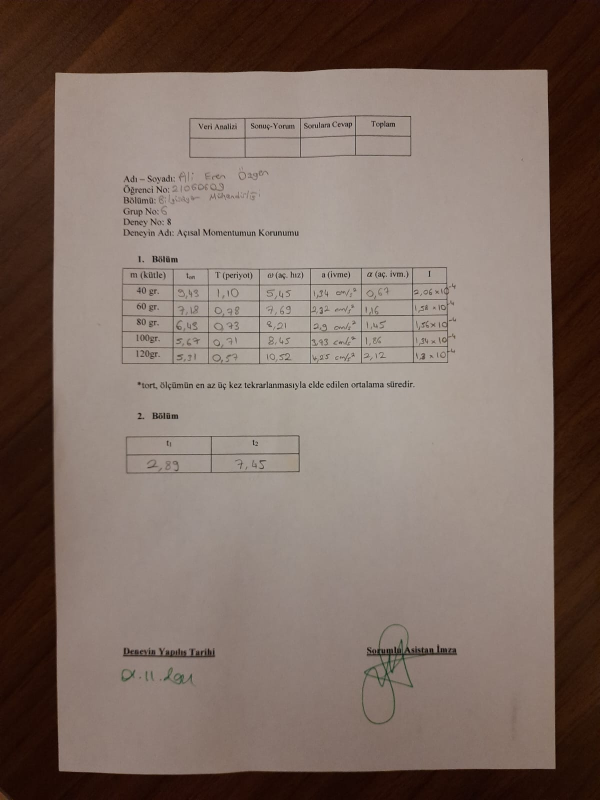
#> input picture input/evrak3.jpg, 1200 x 1600 px (shown at 1/2 size); its folder holds only this picture in this run
$ python step3_perspective.py
#> lines starting #> are read from the running program, lines starting #| are printed output that depends on the picture; after the words box and inside, x2 and y2 are one past the last pixel; in counts of white or black regions, pixels touching at a corner belong together
"""
İŞLEM 3: Perspektif Düzeltme
Evrakta oluşan sağ-sol ve alt-üst köşe noktaları (ya da sınır çizgileri) belirlenecek.
Herhangi bir trapezoid (yamuk) şekil varsa düzeltilecek.
"""

import cv2
import numpy as np
import matplotlib.pyplot as plt
from pathlib import Path

def find_document_contour(image):
    """Belge konturunu daha hassas şekilde bul"""
    print("🔍 Belge konturu aranıyor...")

    # 1. Gri tonlamaya çevir
    gray = cv2.cvtColor(image, cv2.COLOR_BGR2GRAY)

    # 2. Gaussian blur
    blurred = cv2.GaussianBlur(gray, (5, 5), 0)

    # 3. Adaptive threshold (daha iyi kenar tespiti için)
    binary = cv2.adaptiveThreshold(blurred, 255, cv2.ADAPTIVE_THRESH_GAUSSIAN_C,
                                  cv2.THRESH_BINARY, 11, 2)

    # 4. Morfolojik işlemler
    kernel = np.ones((3, 3), np.uint8)
    binary = cv2.morphologyEx(binary, cv2.MORPH_CLOSE, kernel)
    binary = cv2.morphologyEx(binary, cv2.MORPH_OPEN, kernel)

    # 5. Kenar tespiti
    edges = cv2.Canny(binary, 50, 150, apertureSize=3)

    # 6. Kenarları güçlendir
    kernel = np.ones((3, 3), np.uint8)
    edges = cv2.dilate(edges, kernel, iterations=1)

    # 7. Konturları bul
    contours, _ = cv2.findContours(edges, cv2.RETR_EXTERNAL, cv2.CHAIN_APPROX_SIMPLE)

    if not contours:
        print("⚠️ Hiç kontur bulunamadı!")
        return None, edges

    # 8. Konturları filtrele (alan ve şekil kriterlerine göre)
    image_area = image.shape[0] * image.shape[1]
    valid_contours = []

    for contour in contours:
        area = cv2.contourArea(contour)
        # Kontur alanı görüntünün %10'undan büyük ve %90'ından küçük olmalı
        if image_area * 0.1 < area < image_area * 0.9:
            # Konturun dikdörtgen benzeri olup olmadığını kontrol et
            epsilon = 0.02 * cv2.arcLength(contour, True)
            approx = cv2.approxPolyDP(contour, epsilon, True)

            # 4-8 köşeli şekilleri kabul et
            if 4 <= len(approx) <= 8:
                valid_contours.append((contour, area))

    if not valid_contours:
        print("⚠️ Geçerli belge konturu bulunamadı!")
        # En büyük konturu al
        largest_contour = max(contours, key=cv2.contourArea)
        return largest_contour, edges

    # En büyük geçerli konturu seç
    document_contour = max(valid_contours, key=lambda x: x[1])[0]

    print(f"✓ Belge konturu bulundu (Alan: {cv2.contourArea(document_contour):.0f} piksel)")

    return document_contour, edges

def refine_corner_points(image, corners):
    """Köşe noktalarını hassas şekilde iyileştir"""
    print("🔍 Köşe noktaları hassas şekilde iyileştiriliyor...")

    # Gri tonlamaya çevir
    gray = cv2.cvtColor(image, cv2.COLOR_BGR2GRAY)

    # Köşe noktalarını iyileştir
    refined_corners = []

    for corner in corners:
        # Köşe etrafında küçük bir bölge al
        x, y = corner.astype(int)
        window_size = 11  # Pencere boyutu
        half_size = window_size // 2

        # Görüntü sınırlarını kontrol et
        x_min = max(0, x - half_size)
        y_min = max(0, y - half_size)
        x_max = min(gray.shape[1], x + half_size + 1)
        y_max = min(gray.shape[0], y + half_size + 1)

        # Bölgeyi al
        window = gray[y_min:y_max, x_min:x_max]

        if window.size == 0:
            # Pencere boşsa, orijinal köşeyi kullan
            refined_corners.append(corner)
            continue

        # Harris köşe tespiti
        window_float = np.float32(window)
        dst = cv2.cornerHarris(window_float, 2, 3, 0.04)

        # Eşik değeri
        threshold = 0.01 * dst.max()

        # En güçlü köşeyi bul
        if np.any(dst > threshold):
            y_local, x_local = np.unravel_index(dst.argmax(), dst.shape)
            refined_x = x_min + x_local
            refined_y = y_min + y_local
            refined_corners.append(np.array([refined_x, refined_y], dtype=np.float32))
        else:
            # Köşe bulunamazsa, orijinal köşeyi kullan
            refined_corners.append(corner)

    refined_corners = np.array(refined_corners, dtype=np.float32)
    print("✓ Köşe noktaları iyileştirildi")

    return refined_corners

def get_corner_points(contour):
    """Konturdan 4 köşe noktasını çıkar"""
    print("📐 Köşe noktaları hesaplanıyor...")

    # Kontur yaklaşımı ile 4 köşe bulmaya çalış
    epsilon = 0.02 * cv2.arcLength(contour, True)
    approx = cv2.approxPolyDP(contour, epsilon, True)

    # Farklı epsilon değerleri dene
    for eps_factor in [0.01, 0.015, 0.025, 0.03, 0.04, 0.05]:
        epsilon = eps_factor * cv2.arcLength(contour, True)
        approx = cv2.approxPolyDP(contour, epsilon, True)
        if len(approx) == 4:
            print(f"✓ 4 köşe bulundu (epsilon: {eps_factor})")
            return approx.reshape(4, 2).astype(np.float32)

    print(f"⚠️ 4 köşe bulunamadı ({len(approx)} köşe bulundu), en dış köşeler seçiliyor...")

    # En dış 4 köşeyi bul
    rect = cv2.minAreaRect(contour)
    box = cv2.boxPoints(rect)
    return box.astype(np.float32)

def correct_perspective(image):
    """
    Evrakın perspektifini düzeltme - İYİLEŞTİRİLMİŞ VERSİYON

    Args:
        image: Orijinal görüntü (BGR formatında)

    Returns:
        corrected_image: Perspektifi düzeltilmiş görüntü
        corners: Tespit edilen köşe noktaları
    """
    print("🔄 Perspektif düzeltme işlemi başlıyor...")

    # 1. Belge konturunu bul
    document_contour, edges = find_document_contour(image)

    if document_contour is None:
        print("❌ Belge konturu bulunamadı! Orijinal görüntü döndürülüyor.")
        return image, np.array([[0, 0], [image.shape[1], 0],
                               [image.shape[1], image.shape[0]], [0, image.shape[0]]])

    # 2. Köşe noktalarını al
    corners = get_corner_points(document_contour)

    # 3. Köşe noktalarını hassas şekilde iyileştir
    refined_corners = refine_corner_points(image, corners)

    # 4. Köşeleri sırala
    ordered_corners = order_points(refined_corners)

    # 5. Hedef boyutları hesapla
    width, height = calculate_dimensions(ordered_corners)

    # Minimum boyut kontrolü
    if width < 100 or height < 100:
        print("⚠️ Hesaplanan boyutlar çok küçük, orijinal görüntü döndürülüyor...")
        return image, corners

    # 6. Perspektif dönüşümü uygula
    dst_points = np.array([
        [0, 0],                    # sol-üst
        [width - 1, 0],            # sağ-üst
        [width - 1, height - 1],   # sağ-alt
        [0, height - 1]            # sol-alt
    ], dtype="float32")

    # Perspektif dönüşüm matrisi
    transform_matrix = cv2.getPerspectiveTransform(ordered_corners, dst_points)

    # Dönüşümü uygula
    warped = cv2.warpPerspective(image, transform_matrix, (width, height))

    # 7. Son düzeltme - hafif döndürme düzeltmesi
    # Görüntüyü analiz et ve gerekirse hafif döndür
    warped = fine_tune_rotation(warped)

    print("✓ Perspektif düzeltme tamamlandı")

    return warped, ordered_corners

def fine_tune_rotation(image):
    """Görüntüyü analiz ederek hafif döndürme düzeltmesi yap"""
    print("🔄 İnce döndürme ayarı yapılıyor...")

    # Gri tonlamaya çevir
    gray = cv2.cvtColor(image, cv2.COLOR_BGR2GRAY)

    # Kenar tespiti
    edges = cv2.Canny(gray, 50, 150, apertureSize=3)

    # Hough Line Transform ile çizgileri bul
    lines = cv2.HoughLinesP(edges, 1, np.pi/180, threshold=100, minLineLength=100, maxLineGap=10)

    if lines is None or len(lines) == 0:
        print("⚠️ Düzeltme için çizgi bulunamadı, orijinal görüntü döndürülüyor...")
        return image

    # Yatay çizgilerin açılarını hesapla
    angles = []
    for line in lines:
        x1, y1, x2, y2 = line[0]
        # Yatay çizgiler için (y değerleri yakın)
        if abs(y2 - y1) < 20:  # Yatay kabul edilecek eşik
            angle = np.arctan2(y2 - y1, x2 - x1) * 180 / np.pi
            angles.append(angle)

    # Açı yoksa, orijinal görüntüyü döndür
    if not angles:
        print("⚠️ Yatay çizgi bulunamadı, orijinal görüntü döndürülüyor...")
        return image

    # Medyan açıyı hesapla (aykırı değerlerden etkilenmemek için)
    median_angle = np.median(angles)

    # Çok küçük açıları düzeltme (1 dereceden küçük)
    if abs(median_angle) < 1.0:
        print(f"✓ Açı çok küçük ({median_angle:.2f}°), düzeltme gerekmiyor")
        return image

    # Görüntüyü döndür
    h, w = image.shape[:2]
    center = (w // 2, h // 2)
    rotation_matrix = cv2.getRotationMatrix2D(center, median_angle, 1.0)
    rotated = cv2.warpAffine(image, rotation_matrix, (w, h), flags=cv2.INTER_CUBIC, borderMode=cv2.BORDER_REPLICATE)

    print(f"✓ Görüntü {median_angle:.2f}° döndürüldü")

    return rotated

def order_points(pts):
    """Köşe noktalarını sırala: sol-üst, sağ-üst, sağ-alt, sol-alt"""
    print("📐 Köşe noktaları sıralanıyor...")

    # Numpy dizisine dönüştür
    pts = np.array(pts, dtype="float32")

    # Sıralama için boş dizi
    rect = np.zeros((4, 2), dtype="float32")

    # Toplam koordinatları hesapla
    s = pts.sum(axis=1)
    rect[0] = pts[np.argmin(s)]  # sol-üst (en küçük toplam)
    rect[2] = pts[np.argmax(s)]  # sağ-alt (en büyük toplam)

    # Koordinat farklarını hesapla
    diff = np.diff(pts, axis=1)
    rect[1] = pts[np.argmin(diff)]  # sağ-üst (en küçük fark)
    rect[3] = pts[np.argmax(diff)]  # sol-alt (en büyük fark)

    print("✓ Köşe noktaları sıralandı")
    return rect

def calculate_dimensions(ordered_points):
    """Düzeltilmiş görüntünün boyutlarını hesapla"""
    (tl, tr, br, bl) = ordered_points

    # Genişlik hesapla
    widthA = np.sqrt(((br[0] - bl[0]) ** 2) + ((br[1] - bl[1]) ** 2))
    widthB = np.sqrt(((tr[0] - tl[0]) ** 2) + ((tr[1] - tl[1]) ** 2))
    maxWidth = max(int(widthA), int(widthB))

    # Yükseklik hesapla
    heightA = np.sqrt(((tr[0] - br[0]) ** 2) + ((tr[1] - br[1]) ** 2))
    heightB = np.sqrt(((tl[0] - bl[0]) ** 2) + ((tl[1] - bl[1]) ** 2))
    maxHeight = max(int(heightA), int(heightB))

    print(f"✓ Hedef boyutlar: {maxWidth}x{maxHeight}")
    return maxWidth, maxHeight

def visualize_perspective(original, corners, warped):
    """Perspektif düzeltme işlemini görselleştir"""
    plt.figure(figsize=(15, 5))

    # 1. Tespit Edilen Köşeler
    plt.subplot(1, 3, 1)
    img_with_corners = original.copy()

    # Köşe noktalarını çiz
    for i, corner in enumerate(corners):
        cv2.circle(img_with_corners, tuple(corner.astype(int)), 10, (0, 255, 0), -1)
        cv2.putText(img_with_corners, str(i+1), tuple(corner.astype(int) + 15),
                   cv2.FONT_HERSHEY_SIMPLEX, 1, (255, 0, 0), 2)

    # Köşeleri birleştir
    cv2.polylines(img_with_corners, [corners.astype(int)], True, (255, 0, 0), 3)

    plt.imshow(cv2.cvtColor(img_with_corners, cv2.COLOR_BGR2RGB))
    plt.title('1. Tespit Edilen Köşeler')
    plt.axis('off')

    # 2. Önce → Sonra
    plt.subplot(1, 3, 2)

    # Sabit boyutlara yeniden boyutlandır
    target_height = 300

    # Orijinal görüntüyü yeniden boyutlandır
    orig_aspect = original.shape[1] / original.shape[0]
    orig_width = int(target_height * orig_aspect)
    resized_original = cv2.resize(original, (orig_width, target_height))

    # Düzeltilmiş görüntüyü yeniden boyutlandır
    warped_aspect = warped.shape[1] / warped.shape[0]
    warped_width = int(target_height * warped_aspect)
    resized_warped = cv2.resize(warped, (warped_width, target_height))

    # Aynı yükseklikte olduklarından emin ol
    if resized_original.shape[0] != resized_warped.shape[0]:
        min_height = min(resized_original.shape[0], resized_warped.shape[0])
        resized_original = cv2.resize(resized_original, (int(orig_width * min_height / resized_original.shape[0]), min_height))
        resized_warped = cv2.resize(resized_warped, (int(warped_width * min_height / resized_warped.shape[0]), min_height))

    # Ayırıcı oluştur
    separator = np.ones((resized_original.shape[0], 20, 3), dtype=np.uint8) * 255

    # Görüntüleri birleştir
    comparison = np.hstack([resized_original, separator, resized_warped])

    plt.imshow(cv2.cvtColor(comparison, cv2.COLOR_BGR2RGB))
    plt.title('2. Önce → Sonra')
    plt.axis('off')

    # 3. Düzeltilmiş Evrak
    plt.subplot(1, 3, 3)
    plt.imshow(cv2.cvtColor(warped, cv2.COLOR_BGR2RGB))
    plt.title('3. Düzeltilmiş Evrak')
    plt.axis('off')

    plt.tight_layout()
    plt.show()

def process_step3(input_path, output_path):
    """Adım 3'ü gerçekleştir"""
    print("=" * 50)
    print("ADIM 3: PERSPEKTİF DÜZELTME")
    print("=" * 50)

    # Görüntüyü yükle
    image = cv2.imread(input_path)
    if image is None:
        raise ValueError(f"Görüntü yüklenemedi: {input_path}")

    print(f"✓ Görüntü yüklendi: {input_path}")

    # Perspektif düzeltme
    corrected, corners = correct_perspective(image)

    # Sonucu kaydet
    cv2.imwrite(output_path, corrected)
    print(f"✓ Sonuç kaydedildi: {output_path}")

    # Görselleştir
    visualize_perspective(image, corners, corrected)

    return corrected

# Test fonksiyonu
def test_step3():
    input_dir = Path("input")
    output_dir = Path("output")
    output_dir.mkdir(exist_ok=True)

    # Test görüntülerini bul
    test_images = list(input_dir.glob("*.jpg")) + list(input_dir.glob("*.png"))

    if not test_images:
        print("❌ Input klasöründe görüntü bulunamadı!")
        return

    for image_path in test_images:
        output_path = output_dir / f"step3_final_{image_path.name}"
        try:
            process_step3(str(image_path), str(output_path))
#> in process_step3, image is the input picture: shape (1600, 1200, 3); mean B, G, R 99.3, 108.1, 125.2
#> in find_document_contour, `gray = cv2.cvtColor(image, cv2.COLOR_BGR2GRAY)`:
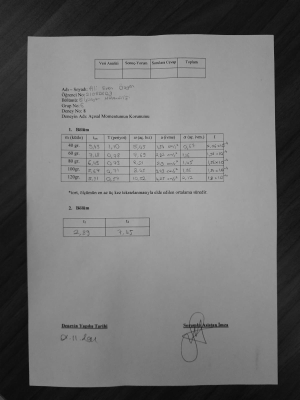
#> gray: shape (1600, 1200) (shown at 1/4 size); min 1, max 206, mean 112.2
#> in find_document_contour, `binary = cv2.adaptiveThreshold(blurred, 255, cv2.ADAPTIVE_THRESH_GAUSS..`:
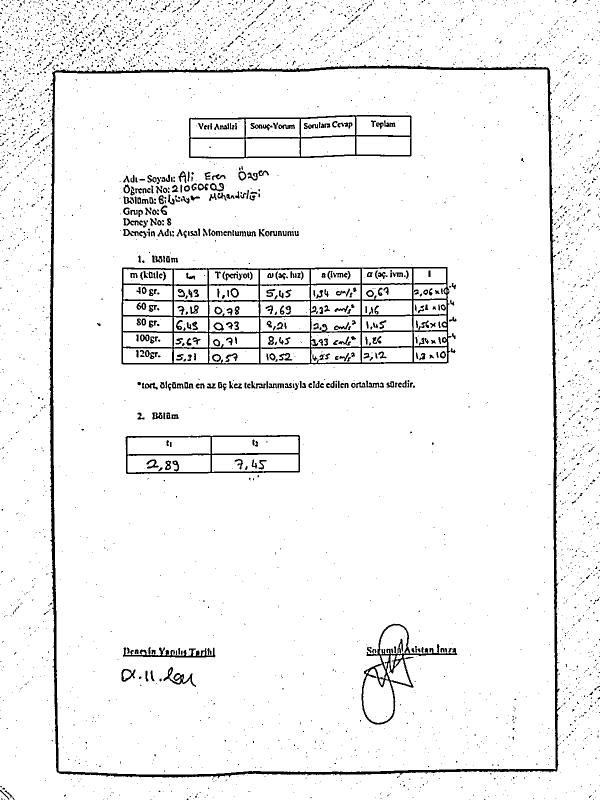
#> binary: shape (1600, 1200) (shown at 1/2 size); 94.8% white; 4208 black regions (3761 under 20 px), largest, box (x1, y1, x2, y2) and area: (98, 129, 1121, 1557) 25078, (243, 534, 903, 729) 18207, (378, 230, 823, 317) 5116
#> in find_document_contour, `binary = cv2.morphologyEx(binary, cv2.MORPH_CLOSE, kernel)`:
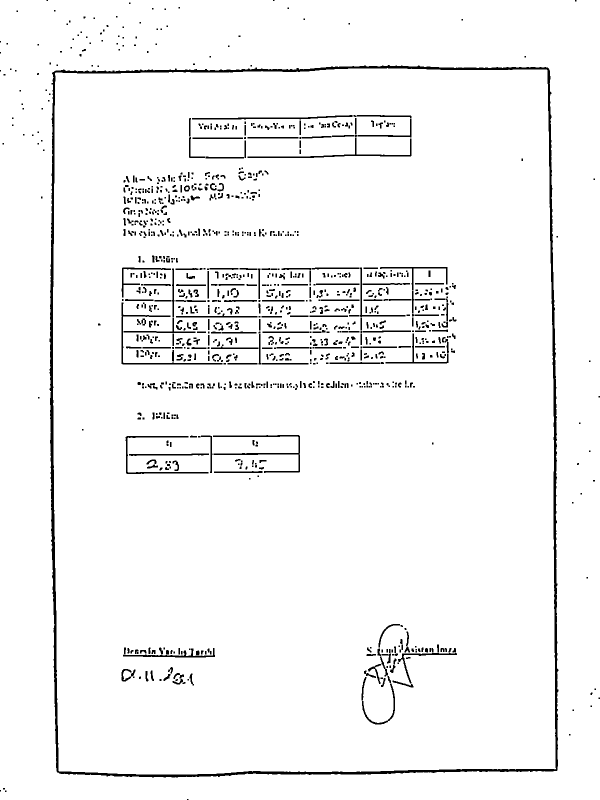
#> binary: shape (1600, 1200) (shown at 1/2 size); 96% white; 1202 black regions (599 under 20 px), largest, box (x1, y1, x2, y2) and area: (99, 130, 1117, 1555) 24424, (426, 870, 600, 946) 1490, (243, 605, 445, 729) 1267
#> in find_document_contour, `binary = cv2.morphologyEx(binary, cv2.MORPH_OPEN, kernel)`:
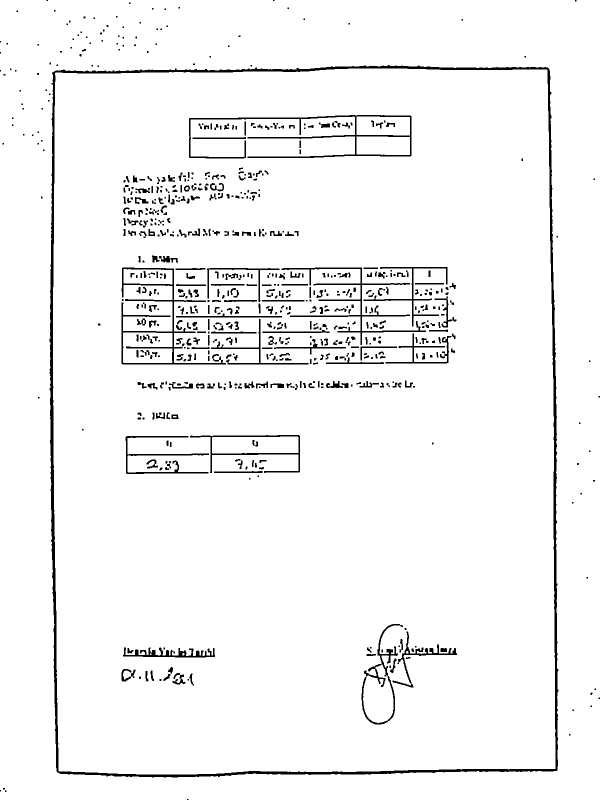
#> binary: shape (1600, 1200) (shown at 1/2 size); 95.8% white; 666 black regions (253 under 20 px), largest, box (x1, y1, x2, y2) and area: (99, 130, 1117, 1555) 24596, (378, 230, 823, 317) 4570, (243, 535, 452, 729) 4098
#> in find_document_contour, `edges = cv2.Canny(binary, 50, 150, apertureSize=3)`:
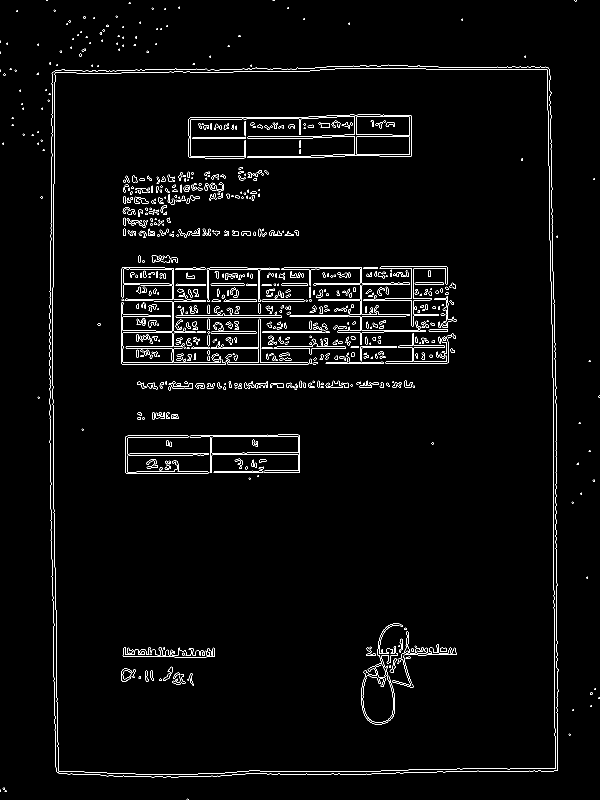
#> edges: shape (1600, 1200) (shown at 1/2 size); 2.3% white in thin lines or dots
#> in find_document_contour, `edges = cv2.dilate(edges, kernel, iterations=1)`:
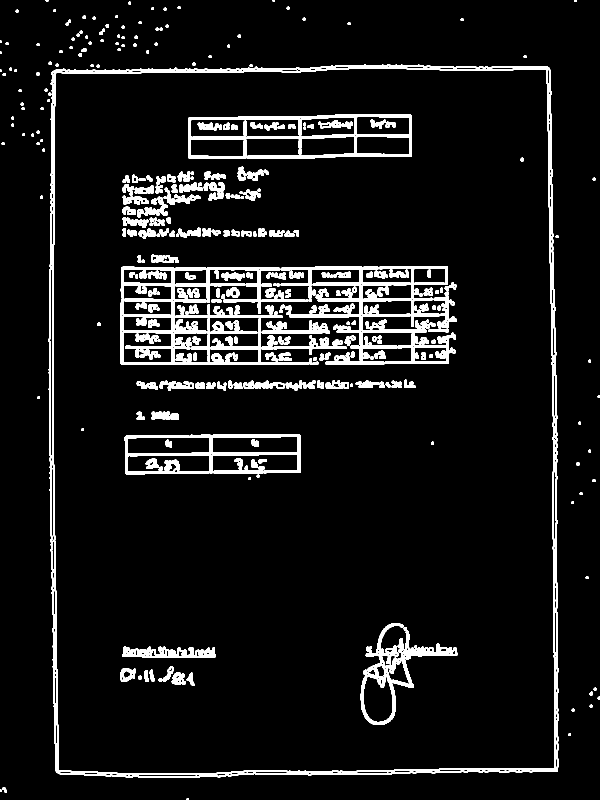
#> edges: shape (1600, 1200) (shown at 1/2 size); 7.5% white; 332 white regions (6 under 20 px)
#> in find_document_contour, `contours, _ = cv2.findContours(edges, cv2.RETR_EXTERNAL, cv2.CHAIN_APP..`: contours = 101 contours, 10 with area under 20; largest, box (x1, y1, x2, y2) and area: (97, 128, 1118, 1556) 1424742, (198, 57, 210, 70) 60, (162, 96, 173, 104) 54, (131, 39, 142, 51) 51, (4, 1574, 14, 1585) 50
#> the loop in find_document_contour, `for contour in contours:` made 101 passes
#> (area, epsilon, approx) on pass 45: (1424741.5, 100.5, [[1097, 134], [102, 145], [113, 1545], [1115, 1542]])
#> after the loop in find_document_contour, `for contour in contours:`: valid_contours = 1 item
#> in find_document_contour, `document_contour = max(valid_contours, key=lambda x: x[1])[0]`: document_contour = contour of 976 points, box (x1, y1, x2, y2) (97, 128, 1118, 1556), area 1424742
#| ✓ Belge konturu bulundu (Alan: 1424742 piksel)
#> in get_corner_points, `epsilon = 0.02 * cv2.arcLength(contour, True)`: epsilon = 100.5
#> in get_corner_points, `approx = cv2.approxPolyDP(contour, epsilon, True)`: approx = [[1097, 134], [102, 145], [113, 1545], [1115, 1542]]
#> the loop in get_corner_points, `for eps_factor in [0.01, 0.015, 0.025, 0.03, 0.04, 0.05]:` made 1 pass
#> (epsilon, approx) on pass 1: (50.25, [[1097, 134], [102, 145], [113, 1545], [1115, 1542]])
#> in correct_perspective, `corners = get_corner_points(document_contour)`: corners has the same summary as approx in get_corner_points
#> the loop in refine_corner_points, `for corner in corners:` made 4 passes
#> (x, y, x_min, y_min, x_max, y_max, threshold, y_local) on passes 1 to 4: (1097, 134, 1092, 129, 1103, 140, 208, 10), (102, 145, 97, 140, 108, 151, 4.42, 6), (113, 1545, 108, 1540, 119, 1551, 16708.5, 2), (1115, 1542, 1110, 1537, 1121, 1548, 2664.4, 0)
#> after the loop in refine_corner_points, `for corner in corners:`: refined_corners = [[1094, 139], [105, 146], [118, 1542], [1110, 1537]]
#> in order_points, `pts = np.array(pts, dtype="float32")`: pts has the same summary as refined_corners in refine_corner_points
#> in order_points, `rect = np.zeros((4, 2), dtype="float32")`: rect = [[0, 0], [0, 0], [0, 0], [0, 0]]
#> in order_points, `s = pts.sum(axis=1)`: s = [1233, 251, 1660, 2647]
#> in order_points, `diff = np.diff(pts, axis=1)`: diff = [-955, 41, 1424, 427]
#> in correct_perspective, `ordered_corners = order_points(refined_corners)`: ordered_corners = [[105, 146], [1094, 139], [1110, 1537], [118, 1542]]
#> in calculate_dimensions, `(tl, tr, br, bl) = ordered_points`: tl = [105, 146]; tr = [1094, 139]; br = [1110, 1537]; bl = [118, 1542]
#> in calculate_dimensions, `widthA = np.sqrt(((br[0] - bl[0]) ** 2) + ((br[1] - bl[1]) ** 2))`: widthA = 992
#> in calculate_dimensions, `widthB = np.sqrt(((tr[0] - tl[0]) ** 2) + ((tr[1] - tl[1]) ** 2))`: widthB = 989
#> in calculate_dimensions, `maxWidth = max(int(widthA), int(widthB))`: maxWidth = 992
#> in calculate_dimensions, `heightA = np.sqrt(((tr[0] - br[0]) ** 2) + ((tr[1] - br[1]) ** 2))`: heightA = 1398.1
#> in calculate_dimensions, `heightB = np.sqrt(((tl[0] - bl[0]) ** 2) + ((tl[1] - bl[1]) ** 2))`: heightB = 1396.1
#> in calculate_dimensions, `maxHeight = max(int(heightA), int(heightB))`: maxHeight = 1398
#| ✓ Hedef boyutlar: 992x1398
#> in correct_perspective, `width, height = calculate_dimensions(ordered_corners)`: width = 992; height = 1398
#> in correct_perspective, `dst_points = np.array([ [0, 0],                    # sol-üst [width - ..`: dst_points = [[0, 0], [991, 0], [991, 1397], [0, 1397]]
#> in correct_perspective, `transform_matrix = cv2.getPerspectiveTransform(ordered_corners, dst_po..`: transform_matrix = [[1, -0.00935, -104], [0.00711, 1, -147.3], [1.48e-06, 2.14e-06, 1]]
#> in correct_perspective, `warped = cv2.warpPerspective(image, transform_matrix, (width, height))`:
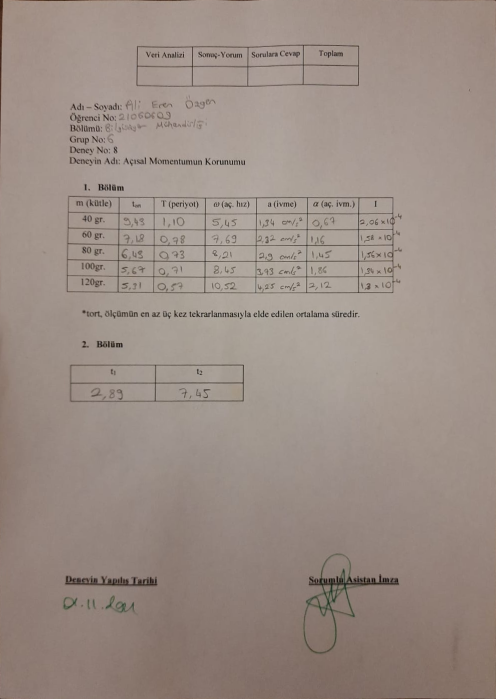
#> warped: shape (1398, 992, 3) (shown at 1/2 size); mean B, G, R 133, 141, 155
#> (the rest of the program and of its run is left out)
